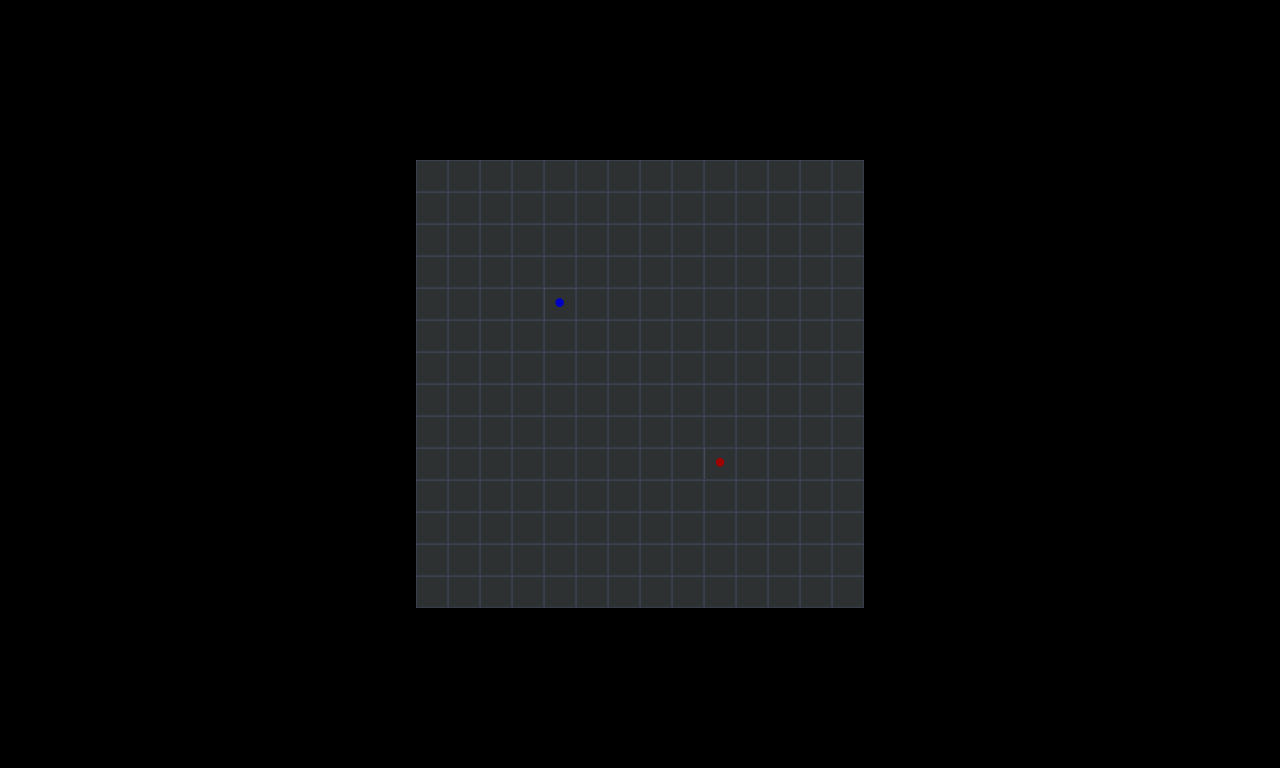

Below is a game level as drawn by its tile map, then a one-line description and the .tmx that defines it (tile-layer data replaced by summaries):
An orthogonal 40x24 tile map with 32x32 px tiles, 1 tile layer (Tile Layer), 1 hidden layer not drawn, 2 tilesets and 242 objects (0I1, 0I2, 0I3, 0I4, 0I5, ...).

<map version="1.8" tiledversion="1.8.2" orientation="orthogonal" renderorder="right-down" compressionlevel="0" width="40" height="24" tilewidth="32" tileheight="32" infinite="0" nextlayerid="8" nextobjectid="907">
 <tileset firstgid="1" source="tileset1.tsx" />
 <tileset firstgid="7" source="tileset1.tsx" />
 <imagelayer id="2" name="Image Layer" visible="0">
  <image source="bg.png" width="1280" height="768" />
 </imagelayer>
 <objectgroup id="3" name="Object Layer">
  <object id="1" name="0I1" x="32" y="32" width="32" height="32" />
  <object id="3" name="0I2" x="32" y="128" width="32" height="32" />
  <object id="4" name="0I3" x="32" y="256" width="32" height="32" />
  <object id="5" name="0I4" x="32" y="416" width="32" height="32" />
  <object id="6" name="0I5" x="32" y="608" width="32" height="32" />
  <object id="7" name="0V3" x="32" y="704" width="32" height="32" />
  <object id="8" name="0L4" x="128" y="96" width="32" height="32" />
  <object id="9" name="0Y" x="128" y="288" width="32" height="32" />
  <object id="10" name="0O4" x="128" y="384" width="32" height="32" />
  <object id="11" name="0U" x="128" y="480" width="32" height="32" />
  <object id="12" name="0N" x="128" y="576" width="32" height="32" />
  <object id="13" name="0T4" x="160" y="704" width="32" height="32" />
  <object id="14" name="0X" x="256" y="64" width="32" height="32" />
  <object id="15" name="0T5" x="224" y="224" width="32" height="32" />
  <object id="16" name="0Z5" x="320" y="288" width="32" height="32" />
  <object id="17" name="0V5" x="224" y="512" width="32" height="32" />
  <object id="18" name="0L5" x="256" y="704" width="32" height="32" />
  <object id="19" name="0W" x="320" y="416" width="32" height="32" />
  <object id="20" name="0Z4" x="128" y="192" width="32" height="32" />
  <object id="21" name="0P" x="320" y="128" width="32" height="32" />
  <object id="22" name="0F" x="320" y="608" width="32" height="32" />
  <object id="46" name="Board" x="416" y="160" width="448" height="448" />
  <object id="882" name="1I1" x="896" y="32" width="32" height="32" />
  <object id="883" name="1I2" x="896" y="128" width="32" height="32" />
  <object id="884" name="1I3" x="896" y="256" width="32" height="32" />
  <object id="885" name="1I4" x="896" y="416" width="32" height="32" />
  <object id="886" name="1I5" x="896" y="608" width="32" height="32" />
  <object id="887" name="1V3" x="896" y="704" width="32" height="32" />
  <object id="888" name="1L4" x="992" y="96" width="32" height="32" />
  <object id="889" name="1Y" x="992" y="288" width="32" height="32" />
  <object id="890" name="1O4" x="992" y="384" width="32" height="32" />
  <object id="891" name="1U" x="992" y="480" width="32" height="32" />
  <object id="892" name="1N" x="992" y="576" width="32" height="32" />
  <object id="893" name="1T4" x="1024" y="704" width="32" height="32" />
  <object id="894" name="1X" x="1120" y="64" width="32" height="32" />
  <object id="895" name="1T5" x="1088" y="224" width="32" height="32" />
  <object id="896" name="1Z5" x="1184" y="288" width="32" height="32" />
  <object id="897" name="1V5" x="1088" y="512" width="32" height="32" />
  <object id="898" name="1L5" x="1120" y="704" width="32" height="32" />
  <object id="899" name="1W" x="1184" y="416" width="32" height="32" />
  <object id="900" name="1Z4" x="992" y="192" width="32" height="32" />
  <object id="901" name="1P" x="1184" y="128" width="32" height="32" />
  <object id="902" name="1F" x="1184" y="608" width="32" height="32" />
  <object id="903" name="Current Player" x="416.087" y="640.043" width="445.391" />
  <object id="904" name="Timer" x="575.638" y="705.333" width="126.058" />
  <object id="906" name="Settings" x="626.221" y="736.5" width="28.558" />
 </objectgroup>
 <layer id="1" name="Tile Layer" width="40" height="24">
  <data>[960 cells, 196 non-empty, 3 distinct tile ids]</data>
 </layer>
 <objectgroup id="6" name="Board Layer" visible="0">
  <object id="63" name="0.13" x="416" y="160" width="32" height="32" />
  <object id="64" name="1.13" x="448" y="160" width="32" height="32" />
  <object id="65" name="2.13" x="480" y="160" width="32" height="32" />
  <object id="66" name="3.13" x="512" y="160" width="32" height="32" />
  <object id="67" name="4.13" x="544" y="160" width="32" height="32" />
  <object id="68" name="5.13" x="576" y="160" width="32" height="32" />
  <object id="69" name="6.13" x="608" y="160" width="32" height="32" />
  <object id="70" name="7.13" x="640" y="160" width="32" height="32" />
  <object id="71" name="8.13" x="672" y="160" width="32" height="32" />
  <object id="72" name="9.13" x="704" y="160" width="32" height="32" />
  <object id="73" name="10.13" x="736" y="160" width="32" height="32" />
  <object id="74" name="11.13" x="768" y="160" width="32" height="32" />
  <object id="75" name="12.13" x="800" y="160" width="32" height="32" />
  <object id="76" name="13.13" x="832" y="160" width="32" height="32" />
  <object id="77" name="0.12" x="416" y="192" width="32" height="32" />
  <object id="697" name="2.12" x="480" y="192" width="32" height="32" />
  <object id="710" name="3.12" x="512" y="192" width="32" height="32" />
  <object id="723" name="4.12" x="544" y="192" width="32" height="32" />
  <object id="736" name="5.12" x="576" y="192" width="32" height="32" />
  <object id="749" name="6.12" x="608" y="192" width="32" height="32" />
  <object id="762" name="7.12" x="640" y="192" width="32" height="32" />
  <object id="775" name="8.12" x="672" y="192" width="32" height="32" />
  <object id="788" name="9.12" x="704" y="192" width="32" height="32" />
  <object id="801" name="10.12" x="736" y="192" width="32" height="32" />
  <object id="814" name="11.12" x="768" y="192" width="32" height="32" />
  <object id="827" name="12.12" x="800" y="192" width="32" height="32" />
  <object id="880" name="13.12" x="832" y="192" width="32" height="32" />
  <object id="79" name="1.12" x="448" y="192" width="32" height="32" />
  <object id="105" name="1.11" x="448" y="224" width="32" height="32" />
  <object id="106" name="0.11" x="416" y="224" width="32" height="32" />
  <object id="696" name="2.11" x="480" y="224" width="32" height="32" />
  <object id="709" name="3.11" x="512" y="224" width="32" height="32" />
  <object id="722" name="4.11" x="544" y="224" width="32" height="32" />
  <object id="735" name="5.11" x="576" y="224" width="32" height="32" />
  <object id="748" name="6.11" x="608" y="224" width="32" height="32" />
  <object id="761" name="7.11" x="640" y="224" width="32" height="32" />
  <object id="774" name="8.11" x="672" y="224" width="32" height="32" />
  <object id="787" name="9.11" x="704" y="224" width="32" height="32" />
  <object id="800" name="10.11" x="736" y="224" width="32" height="32" />
  <object id="813" name="11.11" x="768" y="224" width="32" height="32" />
  <object id="826" name="12.11" x="800" y="224" width="32" height="32" />
  <object id="879" name="13.11" x="832" y="224" width="32" height="32" />
  <object id="107" name="0.10" x="416" y="256" width="32" height="32" />
  <object id="695" name="2.10" x="480" y="256" width="32" height="32" />
  <object id="708" name="3.10" x="512" y="256" width="32" height="32" />
  <object id="721" name="4.10" x="544" y="256" width="32" height="32" />
  <object id="734" name="5.10" x="576" y="256" width="32" height="32" />
  <object id="747" name="6.10" x="608" y="256" width="32" height="32" />
  <object id="760" name="7.10" x="640" y="256" width="32" height="32" />
  <object id="773" name="8.10" x="672" y="256" width="32" height="32" />
  <object id="786" name="9.10" x="704" y="256" width="32" height="32" />
  </objectgroup>
</map>
<!-- 145 of 242 objects omitted -->
